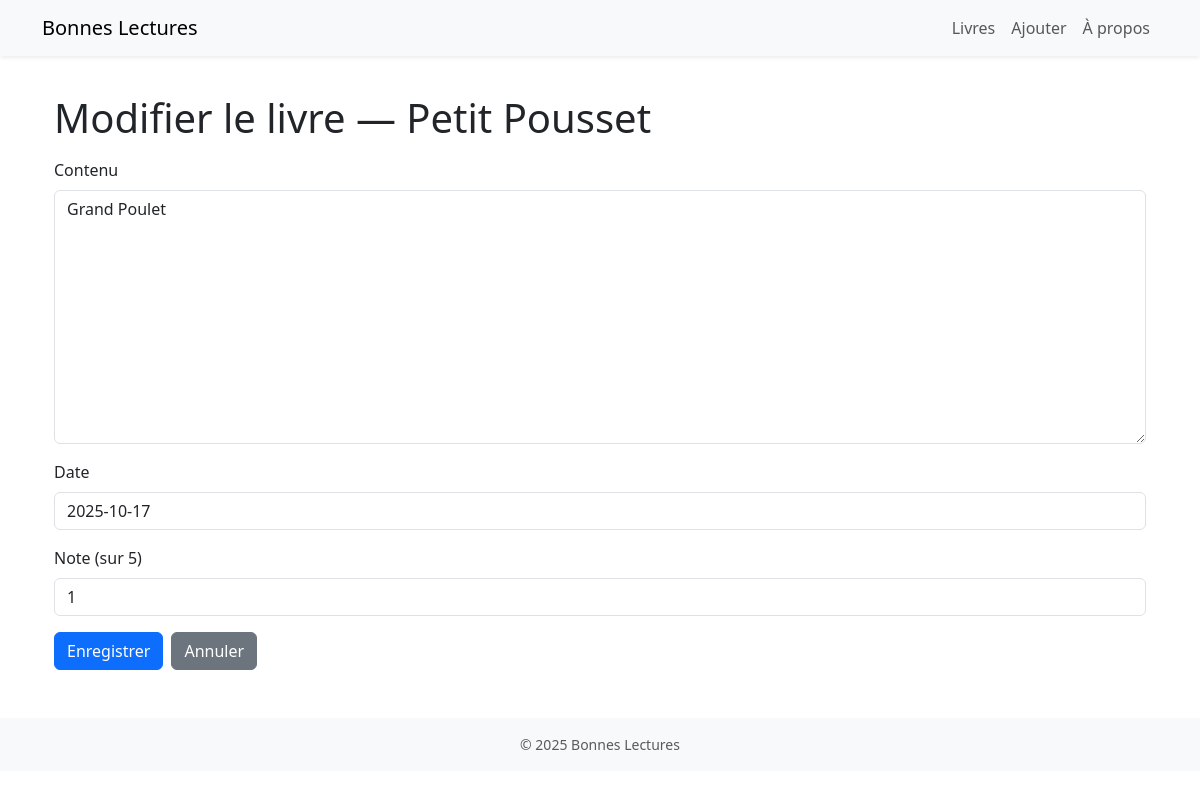
The app's page /book/4/editReview/2/ with its own data.
### bonnes_lectures/models.py (models this page shows, shortened)
class Book(models.Model):
    title = models.CharField(max_length=200)
    publisher = models.CharField(max_length=200)
    year = models.PositiveIntegerField()
    isbn = models.CharField(max_length=20, unique=True)
    backCover = models.TextField()
    cover = models.BooleanField(default=False)
    author = models.ForeignKey(Author, related_name='books', on_delete=models.CASCADE, null=True, blank=True)

class Review(models.Model):
    book = models.ForeignKey(Book, related_name='reviews', on_delete=models.CASCADE)
    content = models.TextField()
    date = models.DateField()
    rating = models.PositiveIntegerField()

### bonnes_lectures/views.py (the view)
# urls.py: path('book/<int:book_id>/editReview/<int:review_id>/', views.modify_review, name="modify_review"),
def modify_review(request, book_id, review_id):
    review = get_object_or_404(Review, id=review_id)
    book = review.book
    if request.method == "POST":
        form = ReviewForm(request.POST, instance=review)
        if form.is_valid():
            form.save()
            return redirect('book_detail', id=book.id)
    else:
        form = ReviewForm(instance=review, initial={'date': datetime.date.today()})
    return render(request, 'modify_review.html', {"form": form, 'book': book})

### bonnes_lectures/forms.py
class ReviewForm(forms.ModelForm):
    class Meta:
        model = Review
        fields = ['content', 'date', 'rating']
        labels = {
            'content': 'Contenu',
            'date': 'Date',
            'rating': 'Note (sur 5)',
        }

### bonnes_lectures/templates/modify_review.html (shortened to what this page needs)
{% extends 'base.html' %}
{% load django_bootstrap5 %}
{% block content %}
<div class="container mt-4">
    <h1 class="mb-3">Modifier le livre — {{ book.title }}</h1>
    <form method="post" enctype="multipart/form-data" novalidate
        {% if form.instance.pk %}
            action="{% url 'modify_review' book.id form.instance.pk %}"
        {% endif %}>
        {% bootstrap_form form %}
        <div class="d-flex gap-2 mt-3">
            <button type="submit" class="btn btn-primary">Enregistrer</button>
            <a href="{% url 'book_detail' book.id %}" class="btn btn-secondary">Annuler</a>
        </div>
    </form>
</div>
{% endblock %}

### bonnes_lectures/templates/base.html (style rules this page uses)
body { padding-top: 70px; }

### records on screen
Book: title "Petit Pousset"
Review: content "Grand Poulet", date "2025-10-17", rating "1"
